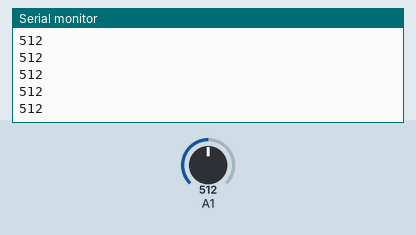
Recording of a sketch running on a simulated Arduino Uno, built with avr-gcc and run on an emulated ATmega328P. On the bench: the last lines printed to the serial monitor. The test bench sets the inputs (shaded band); at power-on: A1 = 512.

Above: at 1.2 s.
1.3 s: A1 set to 716
At 2.1 s:
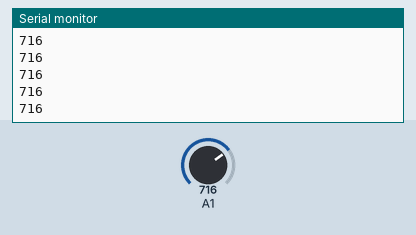
2.8 s: A1 set to 900
At 3.5 s:
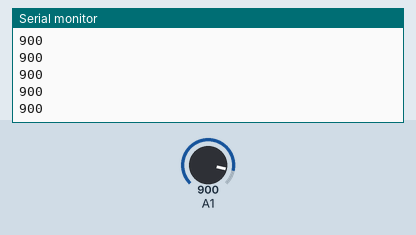
Timing chart, 0 to 5.8 s (numbered marks = the images above; inputs shaded):
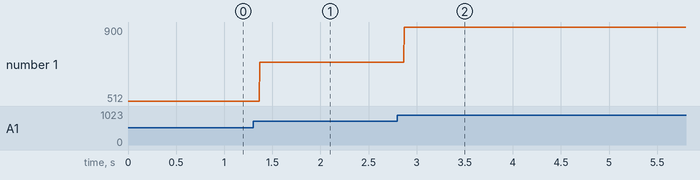

Measured:
- after the input at 1.3 s, the serial monitor: prints a new line after 0.07 s (image 1)
- after the input at 2.8 s, the serial monitor: prints a new line after 0.07 s (image 2)
- plotted number 1: 512 → 716 after the input at 1.3 s, 716 → 900 after the input at 2.8 s

The sketch:

USING_ANALOG.ino
```cpp
int x;
void setup() {
  // put your setup code here, to run once:
  Serial.begin(9600);

}

void loop() {
  // put your main code here, to run repeatedly:
  /*if(Serial.available())
  {
    a=Serial.read();
  }*/
  x=analogRead(A1);
  Serial.println(x);

}
```
